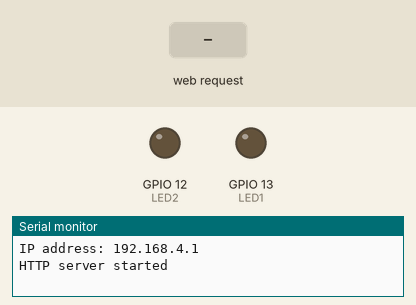
This sketch was run on a simulated ESP8266 (NodeMCU). On the bench: output pins drawn as LEDs (lit = HIGH), the last lines printed to the serial monitor. The test bench sets the inputs (shaded band).

Above: at 1.2 s.
1.3 s: HTTP request GET /setLED?LEDstate=0 received
At 2.2 s:
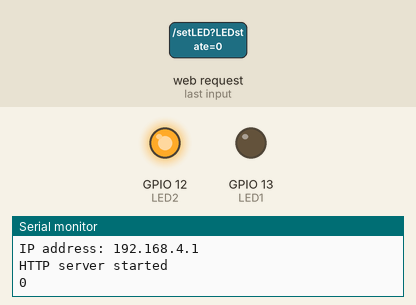
2.8 s: HTTP request GET /setLED?LEDstate=1 received
At 6.1 s:
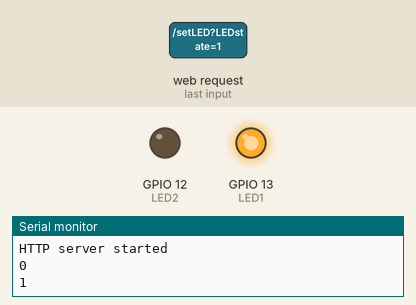
Timing chart, 0 to 13.3 s (numbered marks = the images above; inputs shaded):
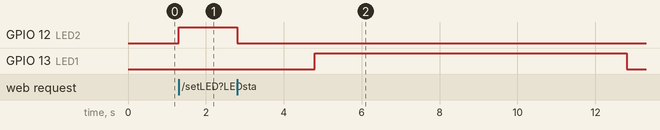

Measured:
- after the input at 1.3 s, GPIO 12 (LED2): LOW → HIGH at once
- after the input at 2.8 s, GPIO 12 (LED2): HIGH → LOW after 0.00 s instead of 8.5 s; GPIO 13 (LED1): LOW → HIGH after 2.0 s, → LOW 8.0 s later

The sketch:

AccessPoint_PhoneControlledDoor.ino
```cpp
#include <ESP8266WiFi.h>
#include <WiFiClient.h>
#include <ESP8266WebServer.h>
#include "index.h"

#define LED1 13  //D7
#define LED2 12  //D6

const char* ssid = "Wifi_ID";
const char* password = "Wifi_PASSWORD";
void close_Door()
{  digitalWrite(LED1,LOW);
   digitalWrite(LED2,HIGH);}
void open_Door()
{  digitalWrite(LED1,HIGH);
   digitalWrite(LED2,LOW);}
void stop_Door()
{  digitalWrite(LED1,LOW);
   digitalWrite(LED2,LOW);}

unsigned long start_time;
long last_time = 0;
long door_movement_time = 10000;
int waiting_time = 2000;
long temp_time=0;
int situation;
ESP8266WebServer server(80);


void handleRoot() {
 String s = MAIN_page;
 server.send(200, "text/html", s);

}

void handleLED() {
 String ledState;
 String t_state = server.arg("LEDstate");
 Serial.println(t_state);
 if(t_state == "0")
 {
  if (situation==2)
  {
    stop_Door();
    delay(waiting_time);
  }
  close_Door();
  last_time = start_time;
  ledState = "Close";
  situation=1;
 }

 else if (t_state == "1")
 {
   if (situation==1)
  {
    stop_Door();
    delay(waiting_time);
  }
  open_Door();
  last_time = start_time;
  ledState = "Open";
  situation=2;
 }

 else if (t_state == "2")
 {
  stop_Door();
  ledState = "Stop";
  situation=0;
 }

 server.send(200, "text/plane", ledState);
}

void setup(void){
  ESP.eraseConfig();
  Serial.begin(115200);
  WiFi.softAP(ssid, password);
  Serial.println("");

  pinMode(LED1,OUTPUT);
  pinMode(LED2,OUTPUT);

  IPAddress myIP = WiFi.softAPIP();
  Serial.println("");
  Serial.print("IP address: ");
  Serial.println(myIP);

  server.on("/", handleRoot);
  server.on("/setLED", handleLED);

  server.begin();
  Serial.println("HTTP server started");
}

void loop(void){
  server.handleClient();
      if (situation==1 || situation==2)
    { temp_time=start_time - last_time;
      if(temp_time>door_movement_time)
      {
        stop_Door();
        situation=0;
      }
    }
  start_time = millis();
}
```

index.h
```cpp
const char MAIN_page[] PROGMEM = R"=====(
<!DOCTYPE html>

<html>
<body>
<style>
.title1
{
  font-family:Georgia;
  font-size:60px;
  position: relative;
  top: 200px;
  left: calc(50% - 95px);
}
.title2
{
  font-family:Georgia;
  font-size:60px;
  position: relative;
  top: 150px;
  left: calc(50% - 115px);
}
.btn
{
  width:150px;
  height:150px;
  font-weight:bold;
  font-family:Comic;
  font-size:37px;
  margin-bottom: 20px;
  position: relative;
  left: calc(50% - 70px);
  box-sizing: border-box;
  border-radius: 750px;
  top: 160px;
}

.button1{
    color:#000000;
    background-color:#f1bfbc;
}

.button1:hover{
    background-color: #d50c0c;
    color: white;
}
.command
{
  font-family:Georgia ;
  font-size:40px;
  position: relative;
  top: 180px;
  left: calc(50% - 65px);
}
.information
{
  font-family:Georgia ;
  font-size:40px;
  position: relative;
  top: 195px;
  left: calc(50% - 205px);
}
.link
{
  font-family:Arial;
  font-size:40px;
  position: relative;
  top: 195px;
  left: calc(50% - 225px);
}
.loginbox{
  width: 620px;
  height: 1050px;
  background: #ff5a0a;
  color: #fff;
  top: 705px;
  left: 50%;
  position: absolute;
  box-sizing: border-box;
  transform: translate(-50%,-50%);
  border-radius: 40px;
  padding: 70px 30px;
}


body
{
  margin:0;
  padding: 0;
  background: #000000;
  background-size: cover;
  background-position: center;
  font-family: sans-serif;

}
</style>
<div class="loginbox">
  </div>

<div id="demo">

<h1 class="title1">TelkAS</h1>
<h2 class="title2">KEPENK</h2>
  <button class="btn button1" onclick="sendData(1)">Ac</button><br/>
  <button class="btn button1" onclick="sendData(2)">Durdur</button><br/>
  <button class="btn button1" onclick="sendData(0)">Kapat</button><BR>

</div>

<div class="command">
  <span id="LEDState">Bekliyor</span> <br>
</div>
<div class="information">AS DEMIR OTOMASYON</div>
<div class="link">
  <a href="http://kepenkmerkezi.com/"target="_blank">www.kepenkmerkezi.com</a>
</div>

<script>
function sendData(led) {
  var xhttp = new XMLHttpRequest();
  xhttp.onreadystatechange = function() {
    if (this.readyState == 4 && this.status == 200) {
      document.getElementById("LEDState").innerHTML =
      this.responseText;
    }
  };
  xhttp.open("GET", "setLED?LEDstate="+led, true);
  xhttp.send();
}

setInterval(function() {
  // Call a function repetatively with 2 Second interval
  getData();
}, 2000); //2000mSeconds update rate

</script>
</body>
</html>

)=====";
```
